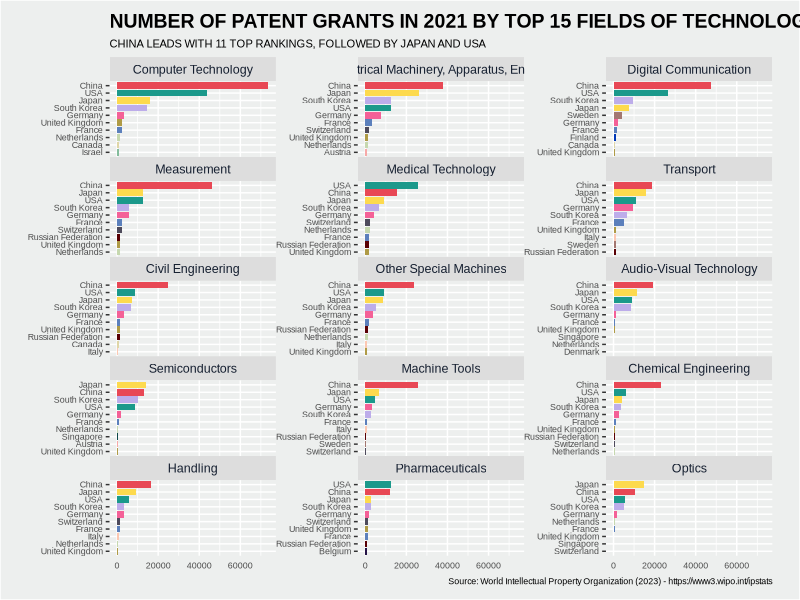

Reproduce this figure in R.
## ---- chunk 1
# Do not change these settings!
knitr::opts_chunk$set(warning = FALSE, message = FALSE)
## ---- chunk 2
library(ggplot2)
library(dplyr)
library(grid)
library(forcats)
library(tidytext)
## ---- chunk 3
# Read the CSV file
df <- read.csv("data.csv")
## ---- chunk 4
# Convert sector to title case
df$Sector <- tools::toTitleCase(tolower(df$Sector))

# Group the data by Country Name and Sector, then calculate the total count for each combination
df2 <- df %>%
  group_by(Country.Name, Sector) %>%
  summarise(Total_Count = sum(Count)) %>%
  ungroup() %>%
  arrange(desc(Total_Count))

# Rank the countries within each sector based on sum of count
df2 <- df2 %>%
  group_by(Sector) %>%
  mutate(Rank = rank(desc(Total_Count), ties.method = "min"))

# Summarize the data by Sector and Country.Name
df_summarized <- df2 %>%
  group_by(Sector, Country.Name) %>%
  summarise(Total_Count = sum(Total_Count), Rank = first(Rank))

# Define the order of sectors based on total count
sector_order <- df_summarized %>%
  group_by(Sector) %>%
  summarise(Total_Count = sum(Total_Count)) %>%
  arrange(desc(Total_Count)) %>%
  pull(Sector)

# Convert Sector to a factor with the defined order
df_summarized <- df_summarized %>%
  mutate(Sector = factor(Sector, levels = sector_order))

df_sector_total <- df_summarized %>%
  group_by(Sector) %>%
  summarise(Total_Count = sum(Total_Count)) %>%
  arrange(desc(Total_Count))

# Select the top 15 sectors
top15_sectors <- df_sector_total %>%
  top_n(15)

# Filter the data to include only the top 15 sectors
df_top15 <- df_summarized %>%
  filter(Sector %in% top15_sectors$Sector)
  
# Filter the top 10 countries within each sector
df_top10_15 <- df_top15 %>%
  group_by(Sector) %>%
  top_n(10, Total_Count) %>%
  arrange(Sector, Rank)

## ---- chunk 5
background <- "#EDEFEE"

pal <- c("#F7A9A8","#261447","#DFD6A7","#E84855",
         "#FF9B71","#0038b8","#5C80BC","#F46197",
         "#84BC9C","#FCC8B2","#FDDA4E","#C6D8AF",
         "#590004","#0E4749","#BDADEA","#A37871",
         "#4E4B5C","#AF9B46","#1B998B")

plot <- ggplot(df_top10_15, 
               aes(x = Total_Count, y = reorder_within(Country.Name, Total_Count, Sector), Total_Count,
                   fill = Country.Name)) +
  geom_bar(stat = "identity", position = "dodge") +
  scale_y_reordered() +
  facet_wrap(~ Sector, scales = "free_y", ncol = 3) +
  labs(title = "NUMBER OF PATENT GRANTS IN 2021 BY TOP 15 FIELDS OF TECHNOLOGY",
       subtitle = "CHINA LEADS WITH 11 TOP RANKINGS, FOLLOWED BY JAPAN AND USA",
       caption = "Source: World Intellectual Property Organization (2023) - https://www3.wipo.int/ipstats") +
  theme(plot.title = element_text(size = 14, family = "Arial", face="bold"),
        panel.margin=unit(0,"cm"),
        text = element_text(size = 8, family = "Arial"),
        axis.title = element_blank(),
        axis.ticks.x = element_blank(),
        strip.text = element_text(size = 9, family = "Arial", color = "#151F30"),
        legend.title = element_blank()
        )

plot <- plot +
  scale_fill_manual(values = pal) +
  theme(plot.background = element_rect(fill = background),
        panel.background = element_rect(fill = background),
        strip.background= element_rect(fill = "#DDDDDD"),
        legend.position = "none",
        plot.margin = margin(l = 20, t = 10, b = 10, r = 20))
## ---- chunk 6
plot
